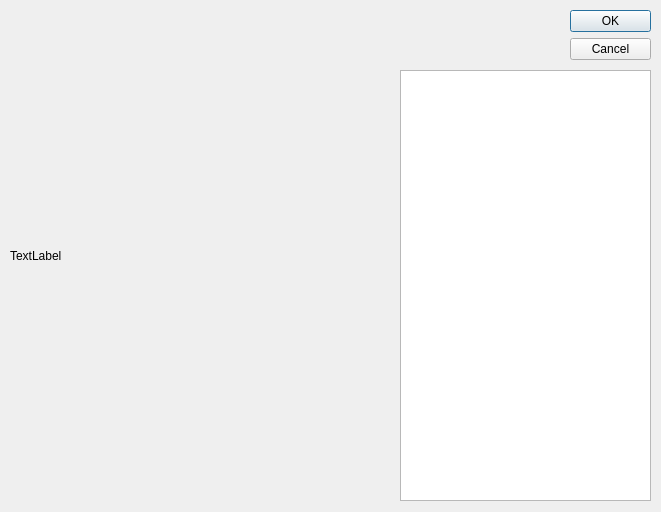
<?xml version="1.0" encoding="UTF-8"?>
<ui version="4.0">
 <class>Dialog</class>
 <widget class="QDialog" name="Dialog">
  <property name="geometry">
   <rect>
    <x>0</x>
    <y>0</y>
    <width>661</width>
    <height>512</height>
   </rect>
  </property>
  <property name="windowTitle">
   <string>Dialog</string>
  </property>
  <widget class="QDialogButtonBox" name="buttonBox">
   <property name="geometry">
    <rect>
     <x>570</x>
     <y>10</y>
     <width>81</width>
     <height>61</height>
    </rect>
   </property>
   <property name="orientation">
    <enum>Qt::Vertical</enum>
   </property>
   <property name="standardButtons">
    <set>QDialogButtonBox::Cancel|QDialogButtonBox::Ok</set>
   </property>
  </widget>
  <widget class="QTextEdit" name="textEdit">
   <property name="geometry">
    <rect>
     <x>400</x>
     <y>70</y>
     <width>251</width>
     <height>431</height>
    </rect>
   </property>
  </widget>
  <widget class="QLabel" name="label">
   <property name="geometry">
    <rect>
     <x>10</x>
     <y>10</y>
     <width>381</width>
     <height>491</height>
    </rect>
   </property>
   <property name="text">
    <string>TextLabel</string>
   </property>
  </widget>
 </widget>
 <resources/>
 <connections>
  <connection>
   <sender>buttonBox</sender>
   <signal>accepted()</signal>
   <receiver>Dialog</receiver>
   <slot>accept()</slot>
   <hints>
    <hint type="sourcelabel">
     <x>248</x>
     <y>254</y>
    </hint>
    <hint type="destinationlabel">
     <x>157</x>
     <y>274</y>
    </hint>
   </hints>
  </connection>
  <connection>
   <sender>buttonBox</sender>
   <signal>rejected()</signal>
   <receiver>Dialog</receiver>
   <slot>reject()</slot>
   <hints>
    <hint type="sourcelabel">
     <x>316</x>
     <y>260</y>
    </hint>
    <hint type="destinationlabel">
     <x>286</x>
     <y>274</y>
    </hint>
   </hints>
  </connection>
 </connections>
</ui>
